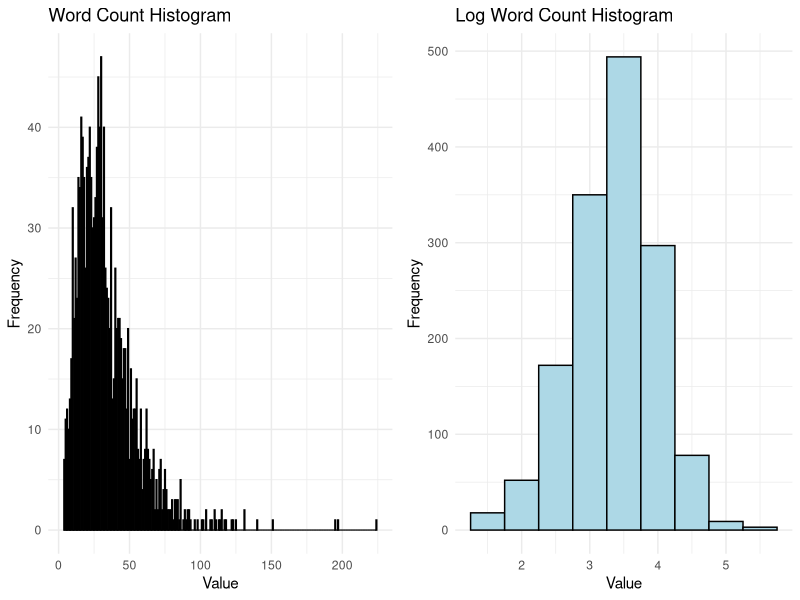
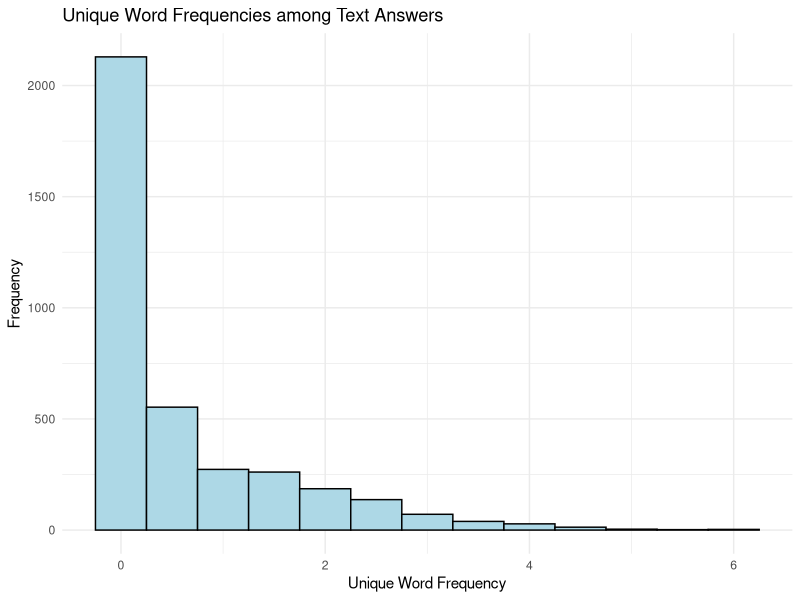
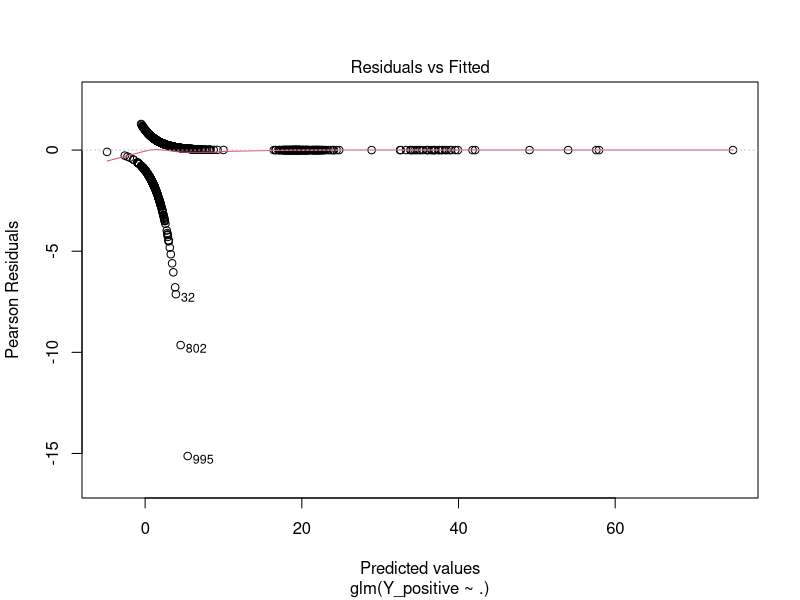
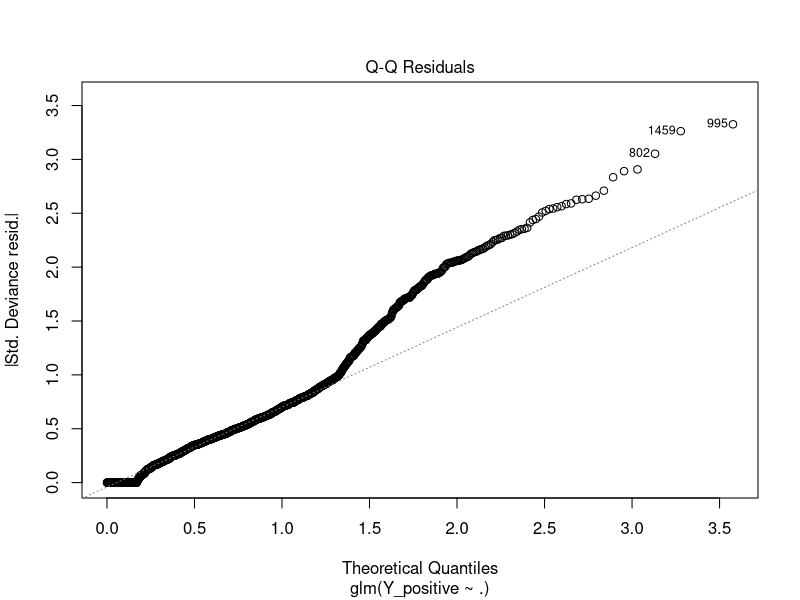
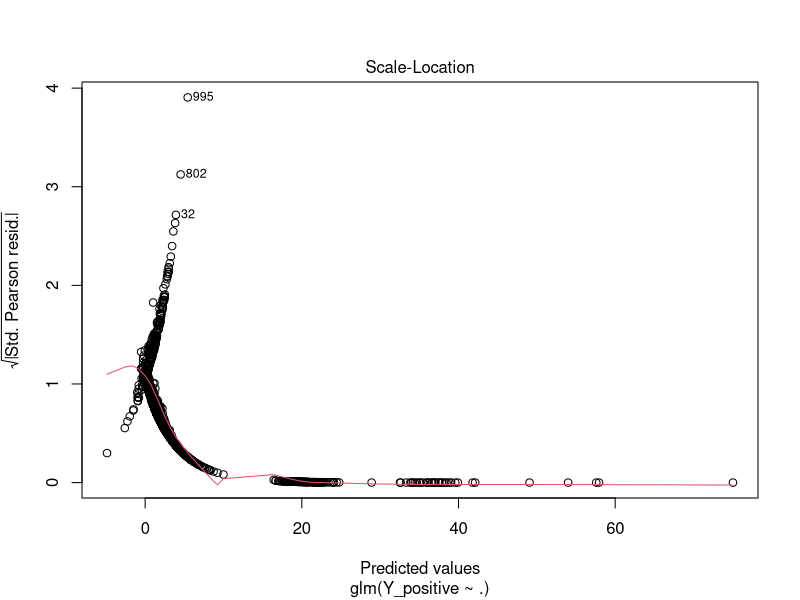
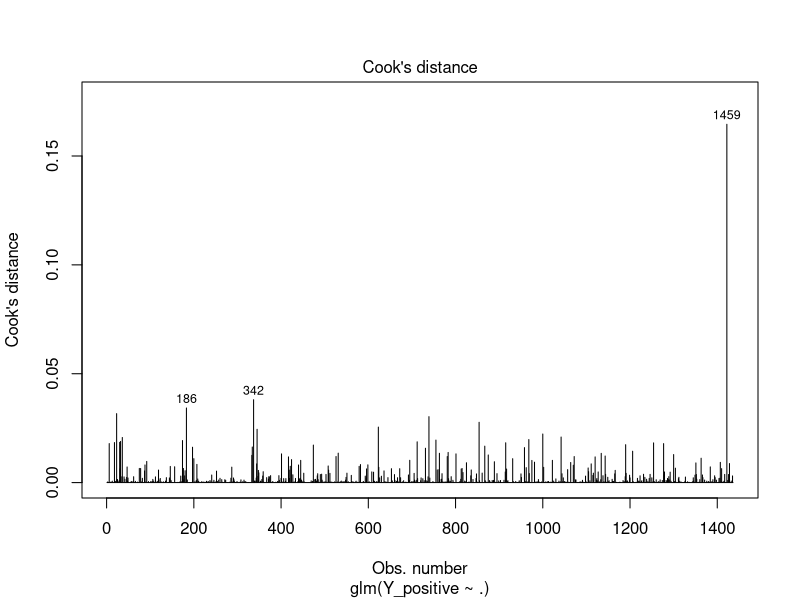
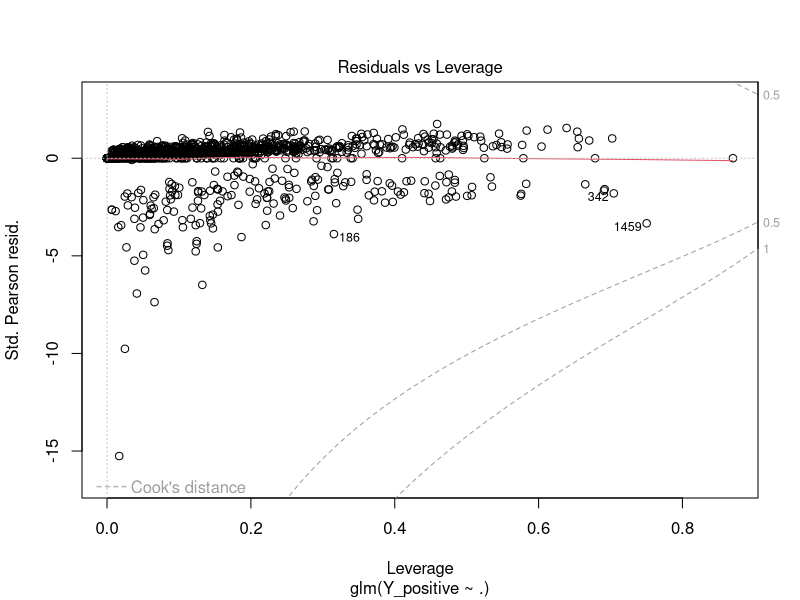
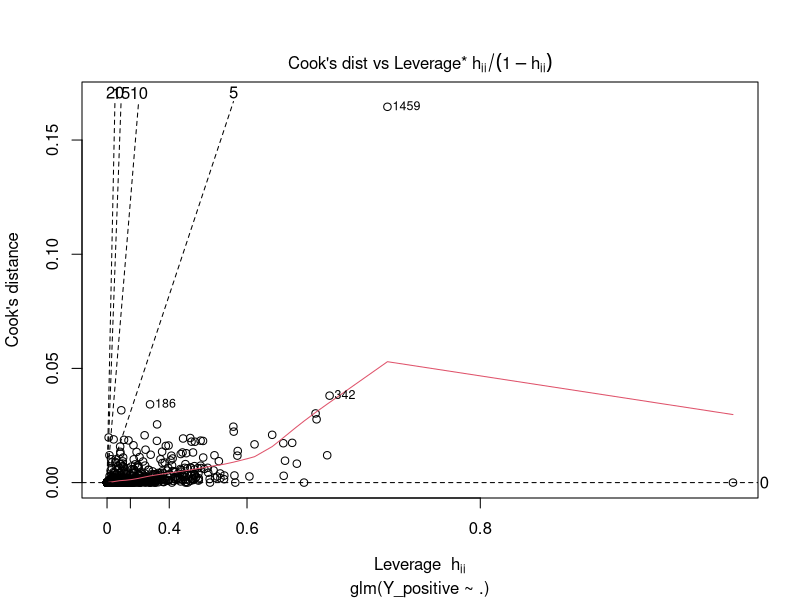

The R script that drew these images, in order:
## ---- chunk 1
library(stringr)
library(ggplot2)
library(dplyr)
library(gridExtra)
library(tidytext)
library(tm)
## ---- chunk 2

data = read.csv("data.csv")

data %>% select(-Answer) %>% summarize(across(.fns = sum, .cols = everything()))


## ---- chunk 3

data <- data %>% mutate(word_count = str_count(Answer, "\\w+"), 
                       log_word_count = log(word_count))
data <- data %>% mutate(positive = rowSums(data[, c(8, 11, 13, 15, 16, 18, 19)]) > 0)
data <- data %>% mutate(negative = rowSums(data[, c(2:7, 9, 10, 12, 14, 17)]) > 0)
## ---- chunk 4
hist_word_count <- ggplot(data, aes(x = word_count)) +
  geom_histogram(binwidth = 0.5, fill = "lightblue", color = "black") +
  labs(
    title = "Word Count Histogram",
    x = "Value",
    y = "Frequency"
  ) +
  theme_minimal()

hist_log_word_count <- ggplot(data, aes(x = log_word_count)) +
  geom_histogram(binwidth = 0.5, fill = "lightblue", color = "black") +
  labs(
    title = "Log Word Count Histogram",
    x = "Value",
    y = "Frequency"
  ) +
  theme_minimal()

# Arrange the histograms side by side
grid.arrange(hist_word_count, hist_log_word_count, ncol = 2)
## ---- chunk 5
tidy_answer <- data %>% 
  mutate(row_id = row_number()) %>% 
  select(row_id, Answer) %>% 
  unnest_tokens(word, Answer)
## ---- chunk 6
tidy_answer <- tidy_answer %>% 
  mutate(word = tolower(word)) %>% 
  mutate(word = gsub("[[:punct:]]", "", word))
## ---- chunk 7
tidy_answer <- tidy_answer %>% anti_join(stop_words)
## ---- chunk 8
word_frequencies <- tidy_answer %>%
  group_by(row_id, word) %>%
  tally() %>%
  ungroup()
## ---- chunk 9
total_word_frequencies <- word_frequencies %>%
  group_by(word) %>%
  summarize(total_frequency = sum(n))
## ---- chunk 10
answer_word_frequencies <- ggplot(total_word_frequencies, aes(x = log(total_frequency))) +
  geom_histogram(binwidth = 0.5, fill = "lightblue", color = "black") +
  labs(
    title = "Unique Word Frequencies among Text Answers",
    x = "Unique Word Frequency",
    y = "Frequency"
  ) +
  theme_minimal()

answer_word_frequencies
## ---- chunk 11
threshold <- total_word_frequencies %>% 
  pull(total_frequency) %>%
  quantile(0.95)

top_words <- total_word_frequencies %>% 
  filter(total_frequency >= threshold)
## ---- chunk 12
dtm <- tidy_answer %>%
  filter(word %in% top_words$word) %>% 
  count(row_id, word) %>%
  cast_dtm(row_id, word, n)

dtm <- as.matrix(dtm)

cooc_matrix <- t(dtm) %*% dtm
## ---- chunk 13
diag(cooc_matrix) <- 0
cooc_matrix[upper.tri(cooc_matrix)] <- 0
## ---- chunk 14
tmp <- rownames(cooc_matrix) <- colnames(cooc_matrix)
## ---- chunk 15
ind <- which(cooc_matrix >= threshold, arr.ind = T)
freqs <- cooc_matrix[ind]

word_pairs <- cbind(tmp[ind[,1]],tmp[ind[,2]],freqs) %>% 
  as.data.frame()
colnames(word_pairs) <- c("Word1","Word2","Frequency")

word_pairs <- word_pairs[order(freqs, decreasing = T), ]
## ---- chunk 16
Y_positive = data$positive
X = as.data.frame(cbind(dtm, Y_positive))
lm1 = glm(Y_positive ~ ., family = "binomial", data = X)
summary(lm1)
plot(lm1, which = 1:6)
## ---- chunk 17
Y_negative = data$negative
X = as.data.frame(cbind(dtm, Y_negative))
lm2 = glm(Y_negative ~ ., family = "binomial", data = X)
summary(lm2)
plot(lm2, which = 1:6)
